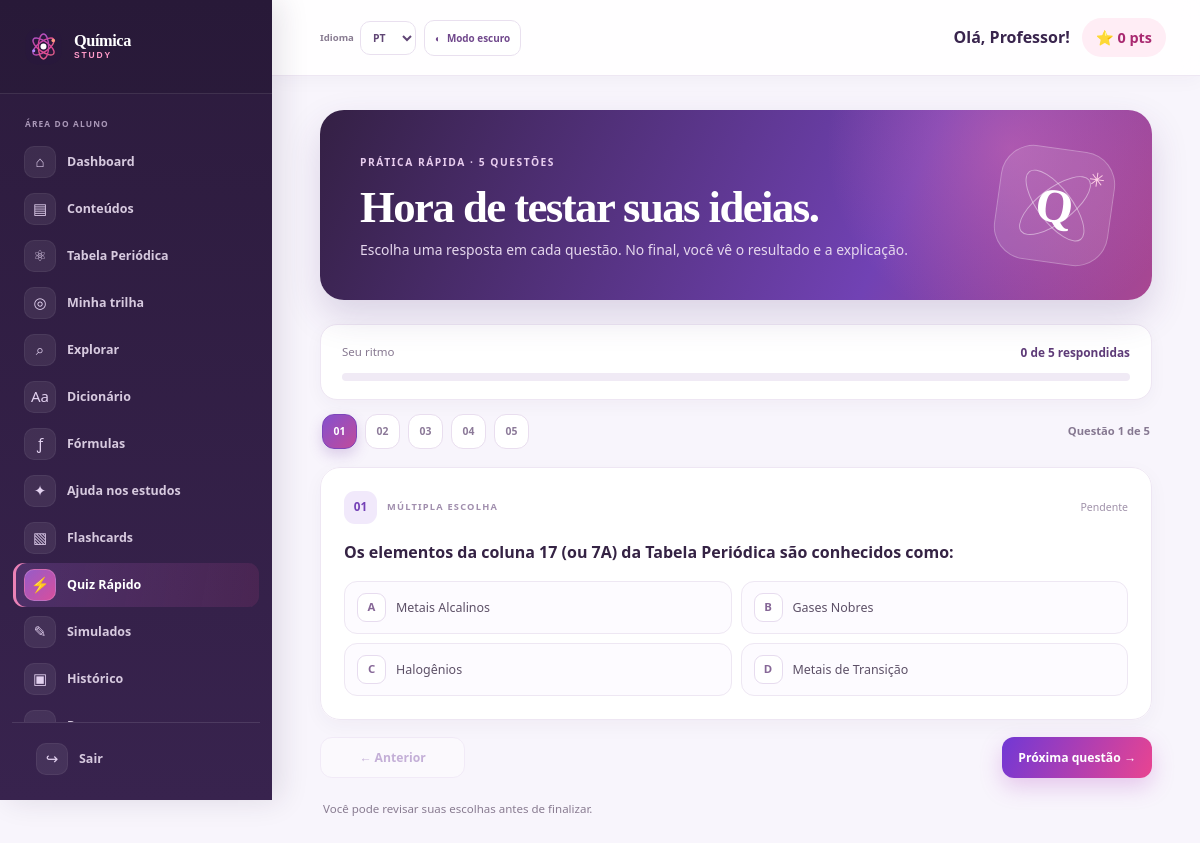
/aluno/quiz.php (signed in), run on the app's committed database.
### tables this page shows
CREATE TABLE `usuarios` (
  `id` int(11) NOT NULL,
  `nome` varchar(100) NOT NULL,
  `email` varchar(100) NOT NULL,
  `senha` varchar(255) NOT NULL,
  `tipo` enum('aluno','admin') DEFAULT 'aluno',
  `pontos` int(11) DEFAULT 0,
  `criado_em` timestamp NOT NULL DEFAULT current_timestamp(),
  `avatar_key` varchar(20) NOT NULL DEFAULT 'atom',
  `foto_perfil` varchar(255) DEFAULT NULL
);

CREATE TABLE `questoes` (
  `id` int(11) NOT NULL,
  `conteudo_id` int(11) DEFAULT NULL,
  `tipo` enum('multipla','vf','dissertativa') DEFAULT 'multipla',
  `enunciado` text NOT NULL,
  `alt_a` varchar(255) DEFAULT NULL,
  `alt_b` varchar(255) DEFAULT NULL,
  `alt_c` varchar(255) DEFAULT NULL,
  `alt_d` varchar(255) DEFAULT NULL,
  `resposta_correta` text NOT NULL,
  `explicacao` text NOT NULL,
  `criado_em` timestamp NOT NULL DEFAULT current_timestamp()
);

### includes/funcoes.php (called while the page is built, shortened)
<?php
function escape($string) {
    return htmlspecialchars($string, ENT_QUOTES, 'UTF-8');
}
?>

### includes/auth.php (called while the page is built, shortened)
<?php
function getUsuarioLogado() {
    if (isset($_SESSION['usuario_id'])) {
        return [
            'id' => $_SESSION['usuario_id'],
            'nome' => $_SESSION['usuario_nome'],
            'tipo' => $_SESSION['usuario_tipo'],
            'pontos' => $_SESSION['usuario_pontos'] ?? 0
        ];
    }
    return null;
}
?>

### aluno/quiz.php (the view, shortened to what this page needs)
<?php
require_once '../includes/auth.php';
require_once '../includes/conexao.php';
require_once '../includes/funcoes.php';
$usuario_id = (int)$_SESSION['usuario_id'];
$conteudo_id = (int)($_GET['conteudo'] ?? $_POST['conteudo_id'] ?? 0);
$quiz_finalizado = false;
$respostas_detalhes = [];
$css_extra = 'quiz.css';
require_once '../includes/header.php';
if ($_SERVER['REQUEST_METHOD'] === 'POST') {
    $respostas = is_array($_POST['respostas'] ?? null) ? $_POST['respostas'] : [];
    $acertos = 0;
    $total = 0;
    $stmt = $pdo->prepare("SELECT enunciado, alt_a, alt_b, alt_c, alt_d, resposta_correta, explicacao FROM questoes WHERE id = :id AND tipo = 'multipla' AND (:sem_conteudo = 1 OR conteudo_id = :conteudo_id)");
    foreach ($respostas as $qid => $resposta) {
        $qid = filter_var($qid, FILTER_VALIDATE_INT);
        if (!$qid || !in_array($resposta, ['A', 'B', 'C', 'D'], true)) {
            continue;
        }
        $stmt->execute(['id' => $qid, 'sem_conteudo' => $conteudo_id === 0 ? 1 : 0, 'conteudo_id' => $conteudo_id]);
        $questao = $stmt->fetch();
        if (!$questao) {
            continue;
        }
        $questao['resposta_aluno'] = $resposta;
        $questao['correta'] = $resposta === $questao['resposta_correta'];
        $respostas_detalhes[] = $questao;
        $total++;
        if ($questao['correta']) $acertos++;
    }
    $porcentagem = $total > 0 ? round(($acertos / $total) * 100, 1) : 0;
    $pontos = $acertos * 5;
    if ($pontos > 0) {
        $stmt_pts = $pdo->prepare('UPDATE usuarios SET pontos = pontos + :pontos WHERE id = :id');
        $stmt_pts->execute(['pontos' => $pontos, 'id' => $usuario_id]);
    }
    $quiz_finalizado = true;
} else {
    if ($conteudo_id > 0) {
        $stmt = $pdo->prepare("SELECT id, enunciado, alt_a, alt_b, alt_c, alt_d FROM questoes WHERE conteudo_id = :conteudo_id AND tipo = 'multipla' ORDER BY RAND() LIMIT 5");
        $stmt->execute(['conteudo_id' => $conteudo_id]);
    } else {
        $stmt = $pdo->query("SELECT id, enunciado, alt_a, alt_b, alt_c, alt_d FROM questoes WHERE tipo = 'multipla' ORDER BY RAND() LIMIT 5");
    }
    $questoes = $stmt->fetchAll();
}
?>
<section class="quiz-page">
    <div class="quiz-intro">
        <div><span class="quiz-kicker">PRÁTICA RÁPIDA · 5 QUESTÕES</span><h1>Hora de testar suas ideias.</h1><p>Escolha uma resposta em cada questão. No final, você vê o resultado e a explicação.</p></div>
        <div class="quiz-intro-art" aria-hidden="true"><span>Q</span><i>✳</i></div>
    </div>
    <?php if ($quiz_finalizado): ?>
        <div class="quiz-result <?= $porcentagem >= 70 ? 'result-good' : 'result-try' ?>">
            <div class="result-medal"><?= $porcentagem >= 70 ? '✦' : '↗' ?></div>
            <span class="quiz-kicker">RESULTADO DO SEU DESAFIO</span>
            <h2><?= $porcentagem >= 70 ? 'Mandou bem!' : 'Cada tentativa ensina.' ?></h2>
            <p>Você acertou <strong><?= $acertos ?> de <?= $total ?></strong> questões.</p>
            <div class="result-score"><?= $porcentagem ?>%</div>
            <span class="result-xp">+<?= $pontos ?> pontos de experiência</span>
            <a href="quiz.php<?= $conteudo_id > 0 ? '?conteudo=' . $conteudo_id : '' ?>" class="btn btn-primary">Tentar outro quiz <span>↗</span></a>
        </div>
        <h2 class="quiz-review-title">Revise suas respostas</h2>
        <div class="quiz-review-list">
            <?php foreach ($respostas_detalhes as $index => $questao): ?>
                <?php $alternativas = ['A' => $questao['alt_a'], 'B' => $questao['alt_b'], 'C' => $questao['alt_c'], 'D' => $questao['alt_d']]; ?>
                <article class="quiz-review-card <?= $questao['correta'] ? 'review-correct' : 'review-wrong' ?>">
                    <span class="review-index">QUESTÃO <?= str_pad((string)($index + 1), 2, '0', STR_PAD_LEFT) ?></span>
                    <h3><?= escape($questao['enunciado']) ?></h3>
                    <p>Sua resposta: <strong><?= escape($questao['resposta_aluno']) ?>) <?= escape($alternativas[$questao['resposta_aluno']]) ?></strong></p>
                    <?php if (!$questao['correta']): ?><p>Gabarito: <strong><?= escape($questao['resposta_correta']) ?>) <?= escape($alternativas[$questao['resposta_correta']] ?? '') ?></strong></p><?php endif; ?>
                    <div class="review-explanation"><?= escape($questao['explicacao']) ?></div>
                </article>
            <?php endforeach; ?>
        </div>
    <?php elseif (empty($questoes)): ?>
        <div class="quiz-empty"><span>✳</span><h2>Seu próximo desafio está quase pronto.</h2><p>O professor ainda não adicionou questões de múltipla escolha para este conteúdo.</p><a href="conteudos.php" class="btn btn-primary">Voltar aos conteúdos</a></div>
    <?php else: ?>
        <form method="POST" action="quiz.php<?= $conteudo_id > 0 ? '?conteudo=' . $conteudo_id : '' ?>" class="quiz-form" data-quiz-form data-live-check data-question-count="<?= count($questoes) ?>">
            <div class="quiz-progress-card"><div class="quiz-progress-copy"><span>Seu ritmo</span><strong id="quiz-progress-label">0 de <?= count($questoes) ?> respondidas</strong></div><div class="quiz-progress-track" role="progressbar" aria-label="Questões respondidas" aria-valuemin="0" aria-valuemax="<?= count($questoes) ?>" aria-valuenow="0"><span id="quiz-progress-fill"></span></div></div>
            <div class="quiz-question-list">
                <?php foreach ($questoes as $index => $questao): ?>
                    <fieldset class="quiz-question" data-question-card>
                        <div class="quiz-question-top"><span class="question-badge"><?= str_pad((string)($index + 1), 2, '0', STR_PAD_LEFT) ?></span><span class="question-type">MÚLTIPLA ESCOLHA</span><span class="question-state">Pendente</span></div>
                        <p class="quiz-question-text"><?= escape($questao['enunciado']) ?></p>
                        <div class="quiz-options">
                            <?php foreach (['A' => $questao['alt_a'], 'B' => $questao['alt_b'], 'C' => $questao['alt_c'], 'D' => $questao['alt_d']] as $letra => $alternativa): ?>
                                <label class="quiz-option"><span class="option-letter"><?= $letra ?></span><span class="option-text"><?= escape($alternativa) ?></span></label>
                            <?php endforeach; ?>
                        </div>
                    </fieldset>
                <?php endforeach; ?>
            </div>
            <div class="quiz-submit-row"><span>Você pode revisar suas escolhas antes de finalizar.</span><button type="submit" class="btn btn-primary btn-large">Ver meu resultado <span>↗</span></button></div>
        </form>
    <?php endif; ?>
</section>
<?php require_once '../includes/footer.php'; ?>

### includes/header.php (shortened to what this page needs)
<?php
require_once __DIR__ . '/auth.php';
require_once __DIR__ . '/conexao.php';
require_once __DIR__ . '/funcoes.php';
$usuario = getUsuarioLogado();
$pagina_atual = basename($_SERVER['PHP_SELF']);
$stmt_pts = $pdo->prepare("SELECT pontos, avatar_key, foto_perfil FROM usuarios WHERE id = :id");
$stmt_pts->execute(['id' => $usuario['id']]);
$usuario_perfil = $stmt_pts->fetch();
$pontos_atualizados = $usuario_perfil['pontos'];
$usuario['pontos'] = $pontos_atualizados;
$usuario['avatar_key'] = $usuario_perfil['avatar_key'];
$usuario['foto_perfil'] = $usuario_perfil['foto_perfil'];
?>
<!DOCTYPE html>
<html lang="pt-BR">
<head>
    <link rel="stylesheet" href="../css/style.css?v=20261010-preferences">
    <link rel="stylesheet" href="../css/dashboard.css?v=20261010-preferences">
    <link rel="stylesheet" href="../css/preferences.css?v=20261010-agenda-calendar">
    <?php if (isset($css_extra)): ?>
        <link rel="stylesheet" href="../css/<?= escape($css_extra) ?>?v=20261010-agenda-calendar">
    <?php endif; ?>
</head>
<body class="dashboard-body student-app" data-user-role="<?= escape($usuario['tipo']) ?>">
    <div class="app-container">
        <aside class="sidebar" id="sidebar">
            <div class="sidebar-header">
                <a href="../aluno/dashboard.php" class="logo brand-logo"><img src="../assets/logo-chem.svg" alt=""><span class="brand-name">Química<span>STUDY</span></span></a>
            </div>
            <nav class="sidebar-nav">
                <a href="dashboard.php" class="nav-item <?= $pagina_atual == 'dashboard.php' ? 'active' : '' ?>">
                    <span class="icon">📊</span> Dashboard
                </a>
                <a href="conteudos.php" class="nav-item <?= in_array($pagina_atual, ['conteudos.php', 'conteudo.php']) ? 'active' : '' ?>">
                    <span class="icon">📚</span> Conteúdos
                </a>
                <a href="tabela-periodica.php" class="nav-item <?= $pagina_atual == 'tabela-periodica.php' ? 'active' : '' ?>">
                    <span class="icon">⚛️</span> Tabela Periódica
                </a>
                <a href="trilha.php" class="nav-item <?= $pagina_atual == 'trilha.php' ? 'active' : '' ?>"><span class="icon">◎</span> Minha trilha</a>
                <a href="explorar.php" class="nav-item <?= $pagina_atual == 'explorar.php' ? 'active' : '' ?>"><span class="icon">⌕</span> Explorar</a>
                <a href="dicionario.php" class="nav-item <?= $pagina_atual == 'dicionario.php' ? 'active' : '' ?>"><span class="icon">Aa</span> Dicionário</a>
                <a href="formulas.php" class="nav-item <?= $pagina_atual == 'formulas.php' ? 'active' : '' ?>"><span class="icon">ƒ</span> Fórmulas</a>
                <a href="chat.php" class="nav-item <?= $pagina_atual == 'chat.php' ? 'active' : '' ?>"><span class="icon">✦</span> Ajuda nos estudos</a>
                <a href="flashcards.php" class="nav-item <?= $pagina_atual == 'flashcards.php' ? 'active' : '' ?>">
                    <span class="icon">🧠</span> Flashcards
                </a>
                <a href="quiz.php" class="nav-item <?= $pagina_atual == 'quiz.php' ? 'active' : '' ?>">
                    <span class="icon">⚡</span> Quiz Rápido
                </a>
                <a href="simulados.php" class="nav-item <?= in_array($pagina_atual, ['simulados.php', 'simulado.php', 'resultado.php']) ? 'active' : '' ?>">
                    <span class="icon">📝</span> Simulados
                </a>
                <a href="historico.php" class="nav-item <?= $pagina_atual == 'historico.php' ? 'active' : '' ?>">
                    <span class="icon">📜</span> Histórico
                </a>
                <a href="progresso.php" class="nav-item <?= $pagina_atual == 'progresso.php' ? 'active' : '' ?>">
                    <span class="icon">📈</span> Progresso
                </a>
            </nav>
            <div class="sidebar-footer">
                <a href="../logout.php" class="nav-item logout">
                    <span class="icon">🚪</span> Sair
                </a>
            </div>
        </aside>
        <main class="main-content">
            <header class="topbar">
                <div class="appearance-controls"><label for="language-select" class="language-control"><span>Idioma</span><select id="language-select" aria-label="Idioma"><option value="pt">PT</option><option value="en">EN</option><option value="es">ES</option></select></label><button type="button" class="theme-toggle" id="theme-toggle" aria-label="Alternar tema" aria-pressed="false"><span aria-hidden="true">◐</span><span id="theme-label">Modo escuro</span></button></div>
                <div class="user-info">
                    <span class="user-name">Olá, <?= escape($usuario['nome']) ?>!</span>
                    <span class="user-points">⭐ <?= $usuario['pontos'] ?> pts</span>
                </div>
            </header>
            <div class="content-wrapper">

### data on the page
usuarios: pontos "0"
questoes: index "01", enunciado "Os elementos da coluna 17 (ou 7A) da Tabela Periódica são conhecidos como:", letra "A", alt_a "Metais Alcalinos", letra "B", alt_b "Gases Nobres", letra "C", alt_c "Halogênios", letra "D", alt_d "Metais de Transição"

### other printed values
$usuario['nome'] "Professor"
